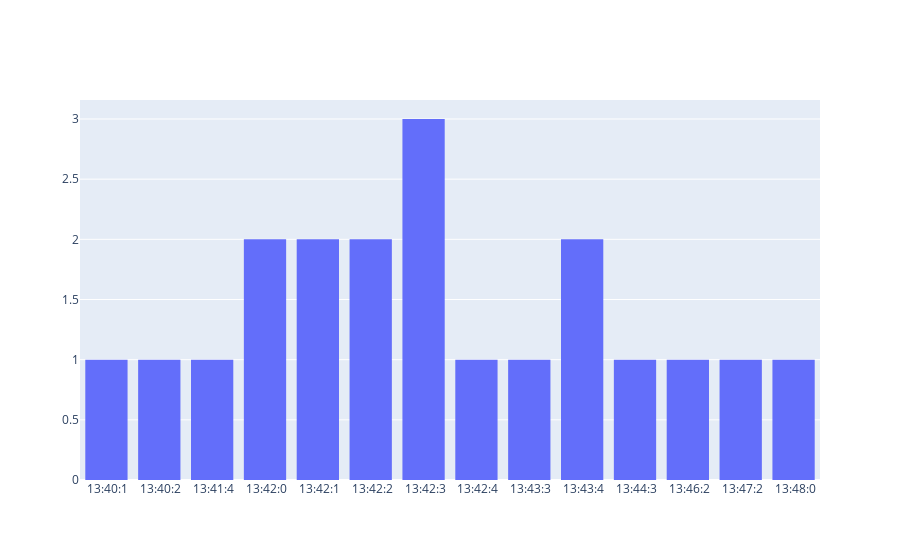
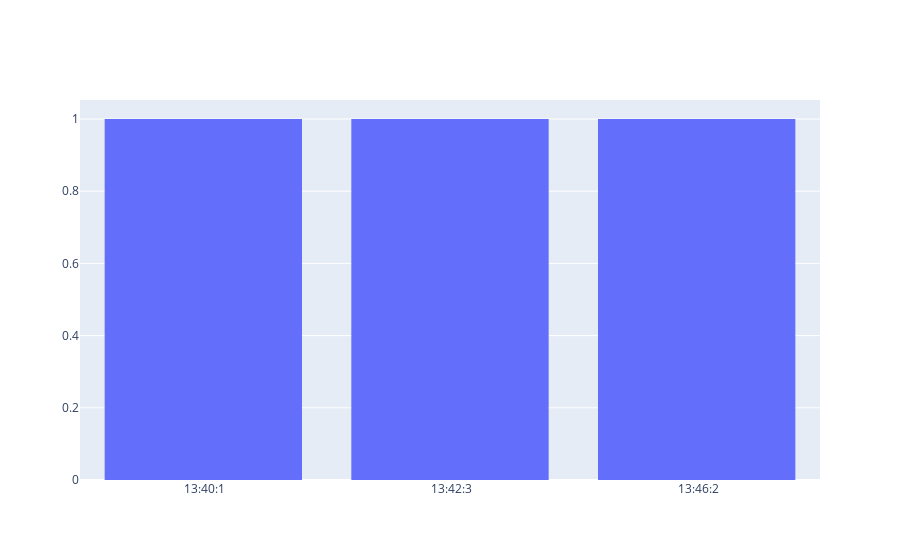

The notebook cell saved with these charts, in order:
### Code cell
#plot the timestamps
import plotly.graph_objects as go

#use the histogram to plot the timestamps
fig = go.Figure(data=[go.Histogram(x=timestamps)])
fig.show()


fig2 = go.Figure(data=[go.Histogram(x=laughs)])
fig2.show()


#10:47:3 means, the message occured between 10:47:30 and 10:47:39, (10 seconds intervall)

### Figure 1 — Plotly figure (JSON) as saved in the notebook; plotly's stock layout.template omitted (floating-point values rounded to 4 significant figures)
{"data": [{"type": "histogram", "x": [" 13:40:1", " 13:40:2", " 13:41:4", " 13:42:0", " 13:42:0", " 13:42:1", " 13:42:1", " 13:42:2", " 13:42:2", " 13:42:3", " 13:42:3", " 13:42:3", " 13:42:4", " 13:43:3", " 13:43:4", " 13:43:4", " 13:44:3", " 13:46:2", " 13:47:2", " 13:48:0"]}], "layout": {}}

### Figure 2 — Plotly figure (JSON) as saved in the notebook; plotly's stock layout.template omitted (floating-point values rounded to 4 significant figures)
{"data": [{"type": "histogram", "x": [" 13:40:1", " 13:42:3", " 13:46:2"]}], "layout": {}}
